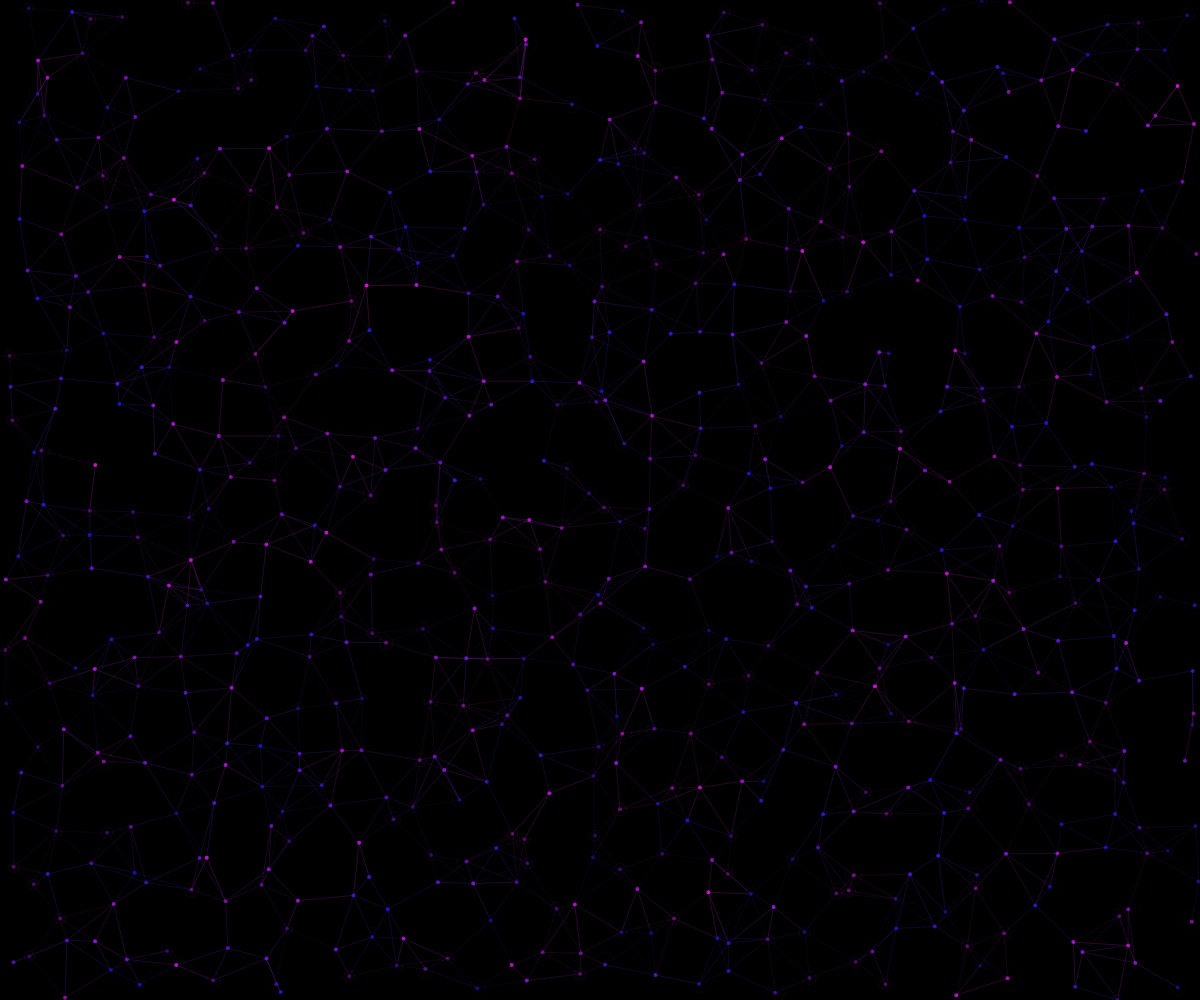
Frame 1 (no input)
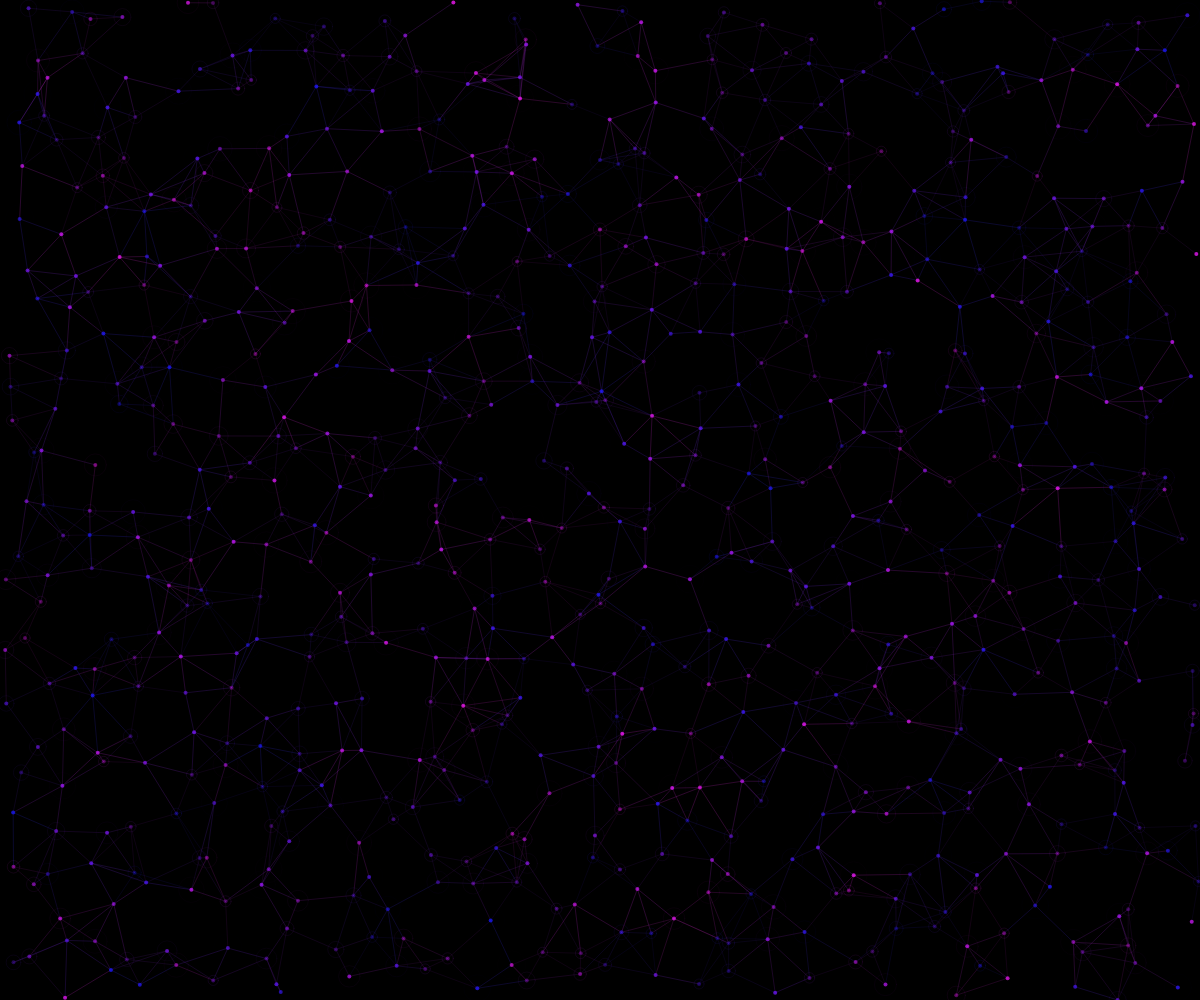
Frame 60 (no input)
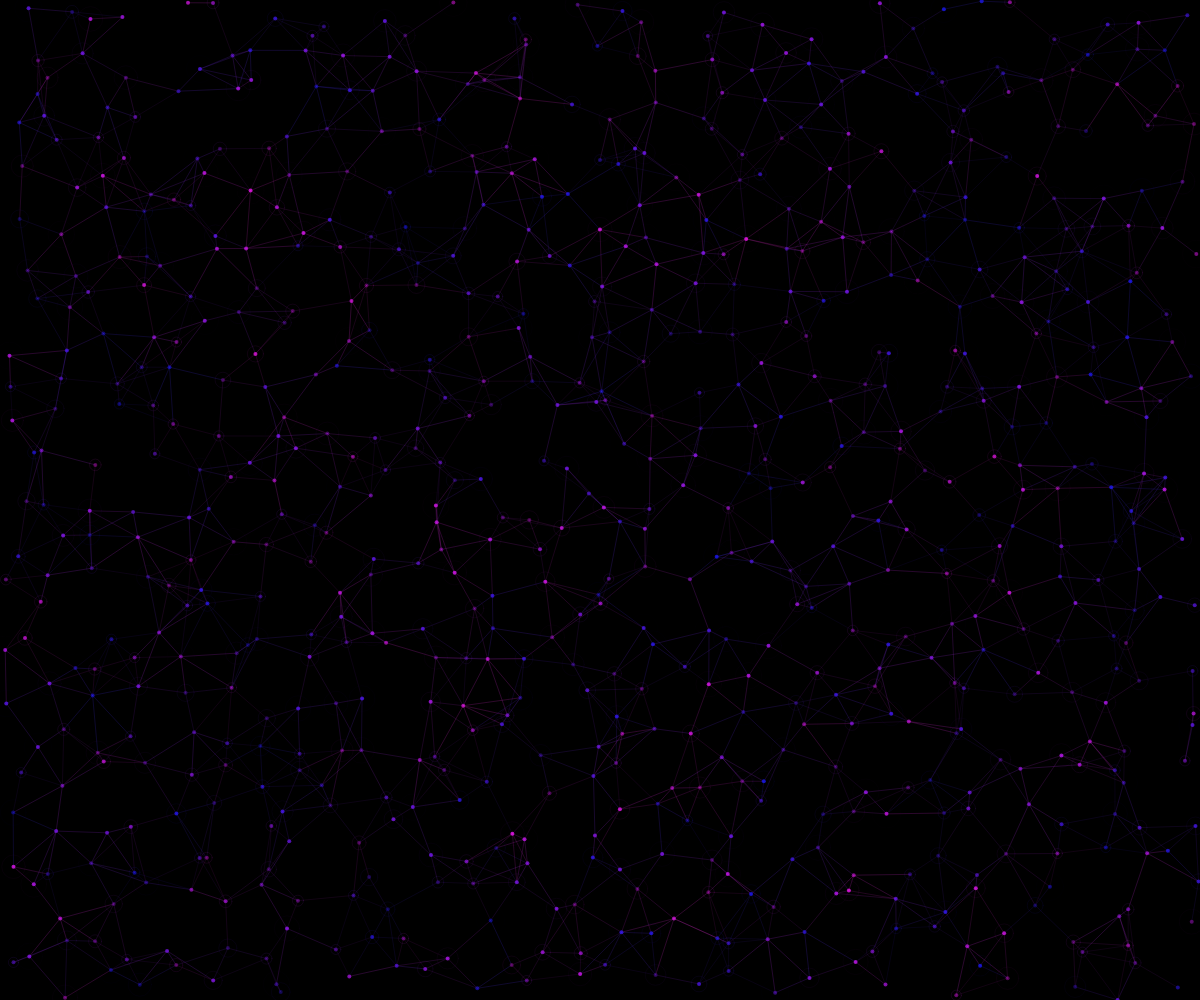
Frame 120 (the mouse pressed at the canvas centre since frame 60)

The p5.js sketch that drew these frames (run headless with seeded random() and noise() and a simulated clock; from frame 60 on, the mouse is pressed at the canvas centre):

// p5.js sketch
// ── sketch.js
let nodes = [];
let connections = [];
let time = 0;

function setup() {
  createCanvas(windowWidth, windowHeight);
  colorMode(HSB, 360, 100, 100, 1);
  pixelDensity(1);
  
  // Create nodes in a grid pattern
  const gridSize = 40;
  const nodeCount = (width / gridSize) * (height / gridSize);
  
  for (let i = 0; i < nodeCount; i++) {
    const x = (i % (width / gridSize)) * gridSize + random(gridSize);
    const y = floor(i / (width / gridSize)) * gridSize + random(gridSize);
    
    nodes.push({
      x: x,
      y: y,
      pulse: random(TWO_PI),
      hue: random(240, 300)
    });
  }
  
  // Create connections between nearby nodes
  const maxDistance = gridSize * 1.5;
  for (let i = 0; i < nodes.length; i++) {
    for (let j = i + 1; j < nodes.length; j++) {
      const dx = nodes[i].x - nodes[j].x;
      const dy = nodes[i].y - nodes[j].y;
      const distance = sqrt(dx * dx + dy * dy);
      
      if (distance < maxDistance) {
        connections.push({
          node1: i,
          node2: j,
          length: distance
        });
      }
    }
  }
}

function draw() {
  background(0);
  time += 0.01;
  
  // Draw connections with pulsing glow
  strokeWeight(0.5);
  for (let i = 0; i < connections.length; i++) {
    const c = connections[i];
    const n1 = nodes[c.node1];
    const n2 = nodes[c.node2];
    
    const pulse = sin(time * 2 + n1.pulse) * 0.3 + 0.7;
    const hue = (n1.hue + time * 5) % 360;
    
    stroke(hue, 80, 90, pulse * 0.4);
    line(n1.x, n1.y, n2.x, n2.y);
  }
  
  // Draw nodes with expanding rings
  for (let i = 0; i < nodes.length; i++) {
    const node = nodes[i];
    
    // Node core
    const pulse = sin(time * 3 + node.pulse) * 0.3 + 0.7;
    fill(node.hue, 90, 95, pulse * 0.8);
    noStroke();
    ellipse(node.x, node.y, 4);
    
    // Expanding ring
    const ringSize = sin(time * 2 + node.pulse) * 10 + 20;
    const ringAlpha = map(ringSize, 10, 30, 0.2, 0);
    
    stroke(node.hue, 80, 90, ringAlpha);
    noFill();
    ellipse(node.x, node.y, ringSize);
  }
}

function windowResized() {
  resizeCanvas(windowWidth, windowHeight);
}
